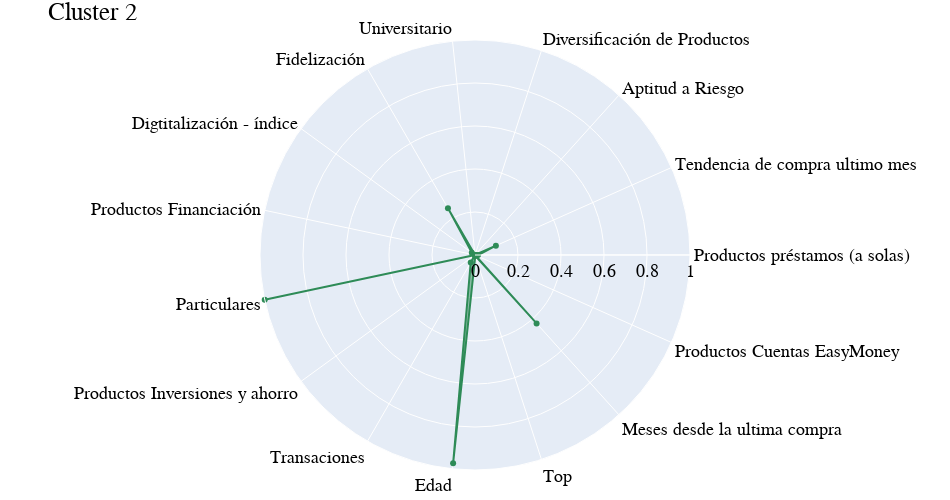

The notebook cell saved with this chart:
### Code cell
generar_grafico_radar(df_normalized_T.index, df_normalized_T[df_normalized_T.columns[2]],"Cluster 2","seagreen")

### Figure 1 — Plotly figure (JSON) as saved in the notebook; plotly's stock layout.template omitted (floating-point values rounded to 4 significant figures)
{"data": [{"fill": "toself", "line": {"color": "seagreen"}, "r": [0.01438, 0.1064, 0, 0, 0, 0.2516, 0.01833, 9.866e-05, 1, 0, 0.03964, 0.974, 0.004464, 0.4281, 0], "theta": ["Productos préstamos (a solas)", "Tendencia de compra ultimo mes", "Aptitud a Riesgo", "Diversificación de Productos", "Universitario", "Fidelización", "Digtitalización - índice", "Productos Financiación", "Particulares", "Productos Inversiones y ahorro", "Transaciones", "Edad", "Top", "Meses desde la ultima compra", "Productos Cuentas EasyMoney"], "type": "scatterpolar"}], "layout": {"font": {"color": "black", "family": "Arial, sans-serif", "size": 18}, "height": 500, "margin": {"b": 30, "l": 30, "r": 30, "t": 40}, "polar": {"angularaxis": {"rotation": 0}, "radialaxis": {"range": [0, 1], "visible": true}}, "showlegend": false, "title": {"text": "Cluster 2"}, "width": 950}}
